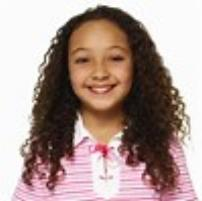
#> input picture data/images/10_1_4_20161223225900460.jpg, 202 x 201 px; its folder holds only this picture in this run
$ python main.py
#> lines starting #> are read from the running program, lines starting #| are printed output that depends on the picture
### src/data_loader.py
import os
import random
import cv2
import numpy as np
import pandas as pd

def load_utkface_dataset(image_dir="./data/images"):
#> called with image_dir = './data/images'
    images, labels = [], []

    # Limit loading for speed (e.g., 50 random files)
    all_files = os.listdir(image_dir)
    random.shuffle(all_files)
    max_images = 24108

    for file_name in all_files[:max_images]:
        name = os.path.splitext(file_name)[0].replace(".chip", "")
        parts = name.split("_")

        # Expecting 4 parts: [age, gender, race, date]
        if len(parts) != 4 or any(p == "" for p in parts):
            continue

        try:
            age, gender, race = int(parts[0]), int(parts[1]), int(parts[2])
            date = parts[3]
        except ValueError:
            continue

        # Validate values
        if not (0 <= age <= 116 and gender in (0, 1) and 0 <= race <= 4 and len(date) == 17):
            continue

        img_path = os.path.join(image_dir, file_name)
        img = cv2.imread(img_path)
#> img is the input picture: shape (201, 202, 3); mean B, G, R 146.1, 151.8, 172.7

        if img is None:
            print(f"[Warning] Failed to read: {file_name}")
            continue

        # Convert from BGR (OpenCV) → RGB (matplotlib expects this)
        img = cv2.cvtColor(img, cv2.COLOR_BGR2RGB)

        # Check image properties
        if img.ndim != 3 or img.shape[2] != 3:
            print(f"[Warning] Unexpected format for: {file_name}, shape={img.shape}")
            continue

        images.append(img)
        labels.append({
            "age": age,
            "gender": gender,
            "race": race,
            "datetime": date
        })

    print(f"Loaded {len(images)} valid images out of {len(all_files)} files.")
#| Loaded 1 valid images out of 1 files.

    # 1a. Dataset Summary Statistics
    df = pd.DataFrame(labels)

    print("\n=== Dataset Summary ===")
    print(f"Total images: {len(df)}")
    print(f"Age range: {df['age'].min()} - {df['age'].max()} (mean: {df['age'].mean():.1f})")
    print(f"Gender distribution:\n{df['gender'].value_counts()}")
    print(f"Race distribution:\n{df['race'].value_counts()}")
    print(f"Average image size (HxW): {np.mean([img.shape[:2] for img in images], axis=0).astype(int)}")
#| Average image size (HxW): [201 202]

    return images, labels, df

### src/visualize.py
import random
import matplotlib.pyplot as plt
import seaborn as sns
from matplotlib.container import BarContainer
import numpy as np
from collections import Counter

def plot_random_samples(images, labels, gender_map, race_map):
    # --- Random sample visualization ---
    plt.figure(figsize=(10, 6))
    for i, idx in enumerate(random.sample(range(len(images)), min(9, len(images)))):
        img = images[idx]
        label = labels[idx]
        plt.subplot(3, 3, i + 1)
        plt.imshow(img)
        plt.axis("off")
        gender_value = label.get("gender")
        race_value = label.get("race")
        plt.title(
            f'Age: {label["age"]}\n'
            f'Gender: {gender_map.get(gender_value, gender_value)} '
            f'Race: {race_map.get(race_value, race_value)}',
            fontsize=10,
            color="#4A4A4A"
        )
    plt.suptitle("Random Sample of UTKFace Images", fontsize=14, color="#333333", weight="bold")
    plt.tight_layout()
    plt.show()

def plot_distribution_charts(df):
    # Set theme and gentle palette
    sns.set_theme(style="whitegrid")
    rosa_palette = ["#F9C5D5", "#F7A1C4", "#F48FB1", "#F06292", "#EC407A"]

    # --- Age distribution histogram ---
    plt.figure(figsize=(8, 5))
    sns.histplot(df["age"], color="#F48FB1", kde=True)
    plt.title('Age Distribution', fontsize=14, color="#333333", weight="bold")
    plt.xlabel('Age', fontsize=12)
    plt.ylabel('Frequency', fontsize=12)
    plt.grid(True, linestyle='--', alpha=0.3)
    plt.show()

    # --- Gender balance ---
    plt.figure(figsize=(6, 5))
    ax = sns.countplot(data=df, x="gender", hue="gender",
                       palette=["#F9C5D5", "#F48FB1"], legend=False)
    for container in ax.containers:
        if isinstance(container, BarContainer):
            ax.bar_label(container, fmt='%d', label_type='edge', fontsize=10)
    plt.title("Gender Balance", fontsize=14, color="#333333", weight="bold")
    plt.xlabel("Gender", fontsize=12)
    plt.ylabel("Count", fontsize=12)
    plt.grid(True, linestyle='--', alpha=0.3)
    plt.show()

    # --- Race balance ---
    plt.figure(figsize=(7, 5))
    ax = sns.countplot(data=df, x="race", hue="race", palette=rosa_palette, legend=False)
    for container in ax.containers:
        if isinstance(container, BarContainer):
            ax.bar_label(container, fmt='%d', label_type='edge', fontsize=10)
    plt.title("Race Balance", fontsize=14, color="#333333", weight="bold")
    plt.xlabel("Race", fontsize=12)
    plt.ylabel("Count", fontsize=12)
    plt.grid(True, linestyle='--', alpha=0.3)
    plt.show()

    # --- Age distribution by gender ---
    plt.figure(figsize=(8, 5))
    sns.boxplot(data=df, x="gender", y="age", hue="gender",
                palette=["#F9C5D5", "#F48FB1"], legend=False, showfliers=True)
    plt.title("Age Distribution by Gender", fontsize=14, color="#333333", weight="bold")
    plt.xlabel("Gender", fontsize=12)
    plt.ylabel("Age", fontsize=12)
    plt.grid(True, linestyle='--', alpha=0.3)
    plt.show()

    # --- Age distribution by race ---
    plt.figure(figsize=(9, 5))
    sns.boxplot(data=df, x="race", y="age", hue="race",
                palette=rosa_palette, legend=False, showfliers=True)
    plt.title("Age Distribution by Race", fontsize=14, color="#333333", weight="bold")
    plt.xlabel("Race", fontsize=12)
    plt.ylabel("Age", fontsize=12)
    plt.grid(True, linestyle='--', alpha=0.3)
    plt.show()

# [200 lines left out: functions plot_age_bin_distribution, plot_avg_sample_weight_per_bin, plot_augmented_samples, plot_training_history, not called in this run]

### src/preprocess.py
"""
preprocess.py
--------------
Handles image preprocessing, stratified train/val/test splitting,
age normalization, and reproducibility setup for the UTKFace dataset.
"""

import os
import gc
import cv2
import numpy as np
import pickle
from collections import Counter
from sklearn.model_selection import train_test_split

def preprocess_images_to_memmap(images, labels, target_size=(160, 160), save_X_path=None, save_y_path=None):
    """
    Resize images and save to memmap files on disk.
    - images: list of numpy arrays (RGB uint8)
    - labels: list of dicts, each must contain 'age' key
    - save_X_path, save_y_path: exact paths for memmap files (required)
    """
    if save_X_path is None or save_y_path is None:
        raise ValueError("Must provide save_X_path and save_y_path")

    os.makedirs(os.path.dirname(save_X_path), exist_ok=True)

    n = len(images)
    w, h = target_size
    print(f"Writing memmap files ({w}x{h}) ... (n={n})")

    if os.path.exists(save_X_path) and os.path.exists(save_y_path):
        print(f"Memmap files already exist:\n  {save_X_path}\n  {save_y_path}")
        return save_X_path, save_y_path

    # Create writable memmaps
    X_mm = np.memmap(save_X_path, dtype=np.float16, mode="w+", shape=(n, h, w, 3))
    y_mm = np.memmap(save_y_path, dtype=np.float32, mode="w+", shape=(n,))

    for i, img in enumerate(images):
        if img is None:
            raise ValueError(f"Image at index {i} is None")
        resized = cv2.resize(img, target_size, interpolation=cv2.INTER_AREA)
        X_mm[i] = (resized.astype(np.float32) / 255.0).astype(np.float16)
        y_mm[i] = float(labels[i]["age"])
        if (i + 1) % 1000 == 0 or (i + 1) == n:
            print(f"  Processed {i + 1}/{n} images", end="\r")

    del X_mm, y_mm
    gc.collect()
    print(f"\nMemmap creation finished for {w}x{h}.")


def load_and_split_from_memmap(X_path, y_path, n_samples, target_size=(160,160), normalize_01=True, random_seed=42,
                               age_bins=None, save_split_info=True,
                               split_info_path="./dataset_split/dataset_split_info.pkl"):
    """
    Load memmap files and perform stratified train/val/test splits.
    Returns the dictionary of objects (same interface you used before),
    but X_train/X_val/X_test are memmap slices (views) — no full-copy in RAM.
    """
    # Cleanup
    for name in ["X", "X_tmp", "X_train", "X_val", "X_test", "dbg_X", "dbg_y", "dbg_w"]:
        if name in globals():
            del globals()[name]
    gc.collect()

    rng = np.random.default_rng(random_seed)
    NORMALIZE_01 = normalize_01
    AGE_BINS = age_bins or [0, 5, 12, 18, 30, 45, 60, 80, 200]

    # Map memmaps read-only (float16 normalized)
    X_all = np.memmap(X_path, dtype=np.float16, mode="r", shape=(n_samples, target_size[1], target_size[0], 3))
    y_all = np.memmap(y_path, dtype=np.float32, mode="r", shape=(n_samples,))

    # Extract ages as numpy array (this does not copy the whole memmap; small view)
    ages = np.array(y_all, dtype=np.float32) # ages fits in RAM (one scalar per image)

    # Stratified splits using age bins
    bins_idx = np.digitize(ages, AGE_BINS, right=False) - 1
    idx_all = np.arange(len(ages))

    idx_tmp, idx_test, ages_tmp, ages_test, bins_tmp, bins_test = train_test_split(
        idx_all, ages, bins_idx,
        test_size=0.15, random_state=random_seed, stratify=bins_idx
    )

    val_ratio_of_remaining = 0.15 / (1.0 - 0.15)
    idx_train, idx_val, ages_train, ages_val, bins_train, bins_val = train_test_split(
        idx_tmp, ages_tmp, bins_tmp,
        test_size=val_ratio_of_remaining, random_state=random_seed, stratify=bins_tmp
    )

    # IMPORTANT: slice the memmap (these are views, not full copies)
    X_train = X_all[idx_train]
    X_val   = X_all[idx_val]
    X_test  = X_all[idx_test]

    # numeric label arrays
    y_train = ages_train
    y_val   = ages_val
    y_test  = ages_test

    # Standardize ages (small arrays in RAM)
    age_mean = y_train.mean()
    age_std = y_train.std()

    y_train_std = (y_train - age_mean) / age_std
    y_val_std = (y_val - age_mean) / age_std
    y_test_std = (y_test - age_mean) / age_std

    print(f"Age mean: {age_mean:.2f}, std: {age_std:.2f}")

    # NOTE: X_train etc are still float16 normalized [0,1] if preprocessed that way.
    # If caller wants float32 normalized arrays, they should convert per-batch (not whole arrays).
    print("Train/Val/Test memmap slice shapes:", X_train.shape, X_val.shape, X_test.shape)
    print("Bin counts (train):", Counter(bins_train))
    print("Bin counts (val):  ", Counter(bins_val))
    print("Bin counts (test): ", Counter(bins_test))

    # Save split info
    if save_split_info:
        split_info = {
            "idx_train": idx_train,
            "idx_val": idx_val,
            "idx_test": idx_test,
            "age_mean": float(age_mean),
            "age_std": float(age_std),
            "y_all": ages,
            "AGE_BINS": AGE_BINS,
            "RANDOM_SEED": random_seed
        }
        os.makedirs(os.path.dirname(split_info_path), exist_ok=True)
        with open(split_info_path, "wb") as f:
            pickle.dump(split_info, f)
        print(f"Split info saved to: {split_info_path}")

    return {
        "rng": rng,
        "NORMALIZE_01": NORMALIZE_01,
        "AGE_BINS": AGE_BINS,
        "bins_train": bins_train,
        "bins_val": bins_val,
        "bins_test": bins_test,
        "X_train": X_train,
        "X_val": X_val,
        "X_test": X_test,
        "y_train": y_train,
        "y_val": y_val,
        "y_test": y_test,
        "age_mean": age_mean,
        "age_std": age_std,
        "y_train_std": y_train_std,
        "y_val_std": y_val_std,
        "y_test_std": y_test_std,
    }

### main.py
# This file contains the newest and best code. The file called "best_model.keras" is the
# best model for this main.py file.
import os

from src.data_loader import load_utkface_dataset
from src.visualize import (plot_random_samples, plot_distribution_charts, plot_age_bin_distribution,
                           plot_avg_sample_weight_per_bin, plot_augmented_samples, plot_training_history)
from src.preprocess import preprocess_images_to_memmap, load_and_split_from_memmap
from src.augment import set_augment_seed
from src.utils import make_sample_weights, train_batch_generator, val_batch_iterator, evaluate_model_on_test
from src.build_model import build_model
from src.train_model import train_model

#%% --- Step 1: Load data ---
images, labels, df = load_utkface_dataset("./data/images")
#> images = 1 item; labels = 1 item; df = table of 1 rows and 4 columns

#%% --- Step 2: Visualize ---
plot_random_samples(images, labels, gender_map={0:"Male",1:"Female"},
                    race_map={0:"White",1:"Black",2:"Asian",3:"Indian",4:"Other"})
#> the loop in plot_random_samples, `for i, idx in enumerate(random.sample(range(len(images)), min(9, len(i..` made 1 pass
#> (idx, gender_value, race_value) on pass 1: (0, 1, 4)
plot_distribution_charts(df)
#> in plot_distribution_charts, `plt.show()`:
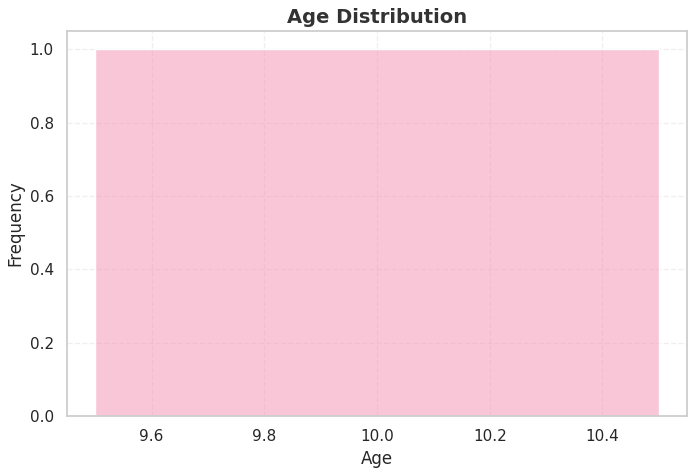
#> figure drawn by matplotlib, 1 panel
#> in plot_distribution_charts, `plt.show()`:
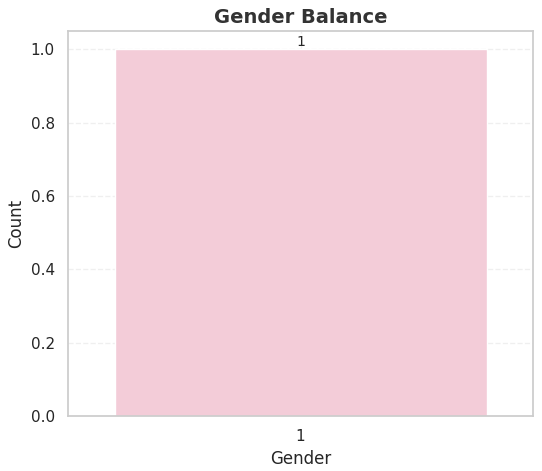
#> figure drawn by matplotlib, 1 panel
#> in plot_distribution_charts, `plt.show()`:
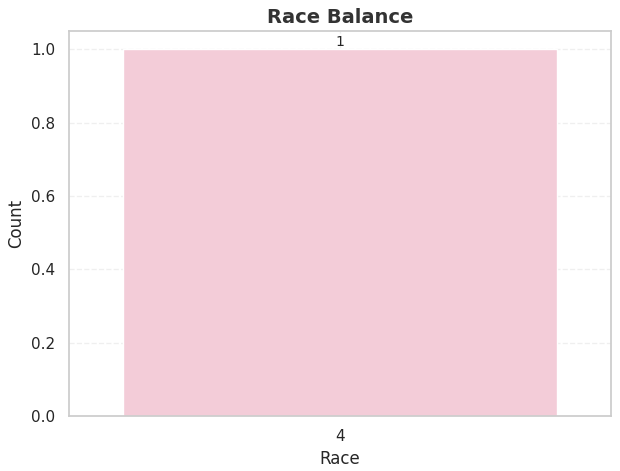
#> figure drawn by matplotlib, 1 panel
#> in plot_distribution_charts, `plt.show()`:
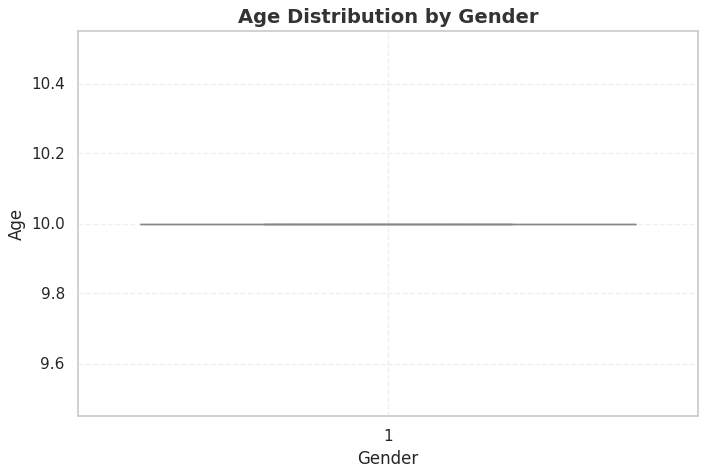
#> figure drawn by matplotlib, 1 panel
#> in plot_distribution_charts, `plt.show()`:
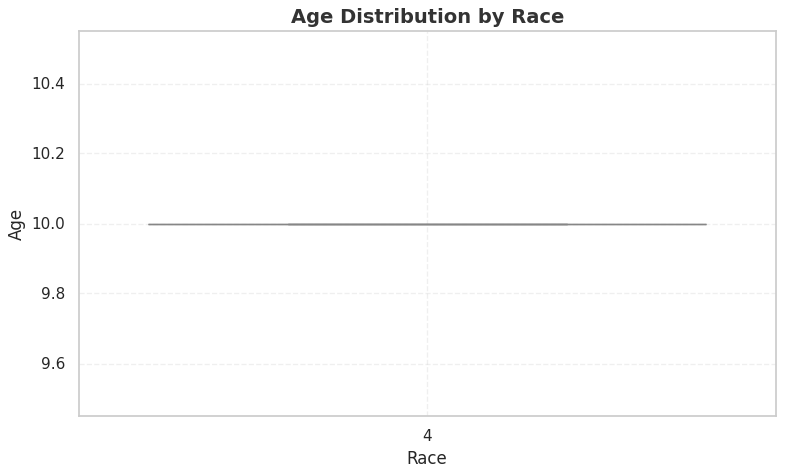
#> figure drawn by matplotlib, 1 panel

#%% --- 3. Data Preprocessing (disk-based via memmap) ---
target_size = (192, 192)  # or (160, 160) or (224, 224)
memmap_dir = "./data/memmap"
size_tag = f"{target_size[0]}x{target_size[1]}"
X_path = os.path.join(memmap_dir, f"X_resized_{size_tag}.dat")
y_path = os.path.join(memmap_dir, f"y_resized_{size_tag}.dat")

# Create memmap only if it doesn’t exist yet
if not (os.path.exists(X_path) and os.path.exists(y_path)):
    preprocess_images_to_memmap(images, labels, target_size=target_size, save_X_path=X_path, save_y_path=y_path)
#> in preprocess_images_to_memmap, `n = len(images)`: n = 1
#> (printed output is left out)
#> in preprocess_images_to_memmap, `y_mm = np.memmap(save_y_path, dtype=np.float32, mode="w+", shape=(n,))`: y_mm = [0]
#> the loop in preprocess_images_to_memmap, `for i, img in enumerate(images):` made 1 pass
#|   Processed 1/1 images
#> pass 1, in preprocess_images_to_memmap, `resized = cv2.resize(img, target_size, interpolation=cv2.INTER_AREA)`:
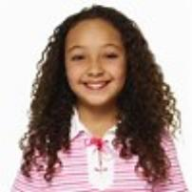
#> resized: shape (192, 192, 3); mean R, G, B 172.7, 151.8, 146.2
#> after the loop in preprocess_images_to_memmap, `for i, img in enumerate(images):`: y_mm = [10]
else:
    print("Memmap files already exist — skipping preprocessing.")

n_samples = len(images)
#> n_samples = 1

preproc = load_and_split_from_memmap(
    X_path=X_path,
    y_path=y_path,
    n_samples=n_samples,
    target_size=target_size,
    normalize_01=True
)
#> in load_and_split_from_memmap, `y_all = np.memmap(y_path, dtype=np.float32, mode="r", shape=(n_samples..`: y_all = [10]
#> in load_and_split_from_memmap, `bins_idx = np.digitize(ages, AGE_BINS, right=False) - 1`: bins_idx = [1]
#> in load_and_split_from_memmap, `idx_all = np.arange(len(ages))`: idx_all = [0]
#> (the run stopped early here; a loop or call above may not have finished)

$ run again, on data/images/16_1_0_20170109214138699.jpg
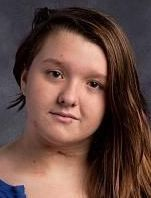
#> input picture data/images/16_1_0_20170109214138699.jpg, 151 x 198 px
#> in load_utkface_dataset, img is the input picture: shape (198, 151, 3); mean B, G, R 66.2, 72.8, 101.2
#| Loaded 1 valid images out of 1 files.
#| Average image size (HxW): [198 151]
#> images = 1 item; df = table of 1 rows and 4 columns
#> the loop in plot_random_samples, `for i, idx in enumerate(random.sample(range(len(images)), min(9, len(i..` made 1 pass
#> (idx, gender_value, race_value) on pass 1: (0, 1, 0)
#> in plot_distribution_charts, `plt.show()`:
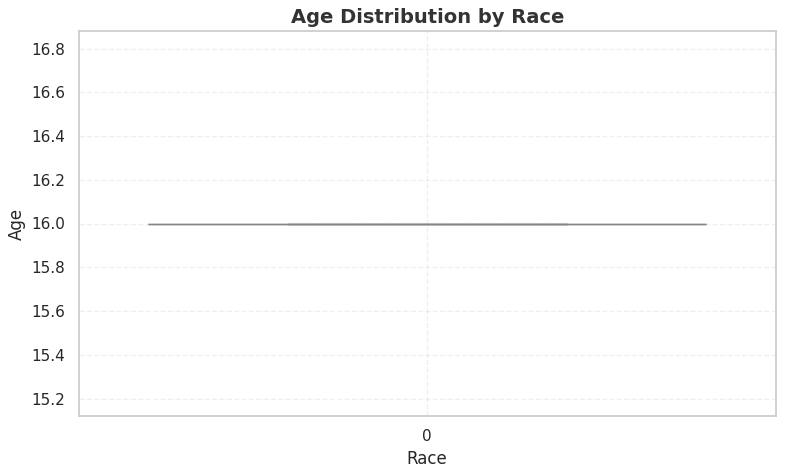
#> figure drawn by matplotlib, 1 panel
#> n = 1
#> (printed output is left out)
#> in preprocess_images_to_memmap, `y_mm = np.memmap(save_y_path, dtype=np.float32, mode="w+", shape=(n,))`: y_mm = [0]
#> the loop in preprocess_images_to_memmap, `for i, img in enumerate(images):` made 1 pass
#|   Processed 1/1 images
#> pass 1, in preprocess_images_to_memmap, `resized = cv2.resize(img, target_size, interpolation=cv2.INTER_AREA)`:
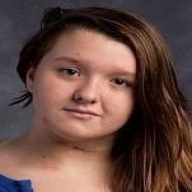
#> resized: shape (192, 192, 3); mean R, G, B 101.1, 72.7, 66.1
#> after the loop in preprocess_images_to_memmap, `for i, img in enumerate(images):`: y_mm = [16]
#> n_samples = 1
#> y_all = [16]
#> bins_idx = [2]
#> idx_all = [0]

$ run again, on data/images/16_1_3_20170104223040239.jpg
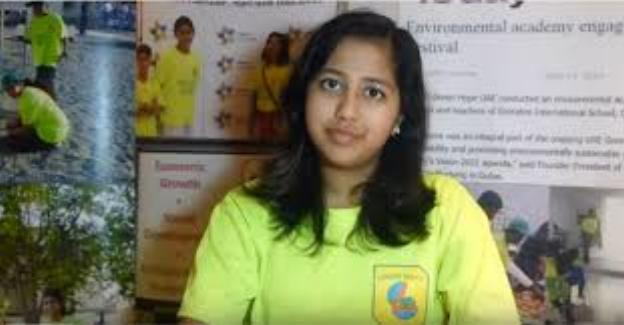
#> input picture data/images/16_1_3_20170104223040239.jpg, 624 x 325 px
#> in load_utkface_dataset, img is the input picture: shape (325, 624, 3); mean B, G, R 104.8, 131.7, 129.2
#| Loaded 1 valid images out of 1 files.
#| Average image size (HxW): [325 624]
#> images = 1 item; df = table of 1 rows and 4 columns
#> the loop in plot_random_samples, `for i, idx in enumerate(random.sample(range(len(images)), min(9, len(i..` made 1 pass
#> (idx, gender_value, race_value) on pass 1: (0, 1, 3)
#> in plot_distribution_charts, `plt.show()`:
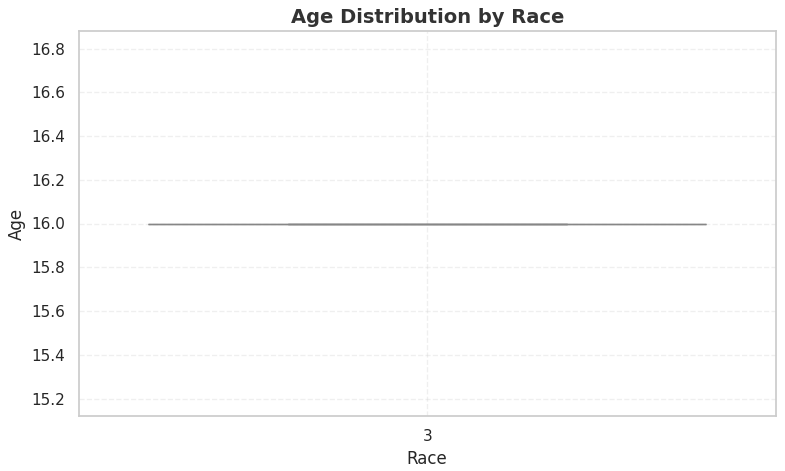
#> figure drawn by matplotlib, 1 panel
#> n = 1
#> (printed output is left out)
#> in preprocess_images_to_memmap, `y_mm = np.memmap(save_y_path, dtype=np.float32, mode="w+", shape=(n,))`: y_mm = [0]
#> the loop in preprocess_images_to_memmap, `for i, img in enumerate(images):` made 1 pass
#|   Processed 1/1 images
#> pass 1, in preprocess_images_to_memmap, `resized = cv2.resize(img, target_size, interpolation=cv2.INTER_AREA)`:
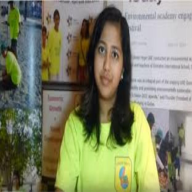
#> resized: shape (192, 192, 3); mean R, G, B 129.2, 131.7, 104.8
#> after the loop in preprocess_images_to_memmap, `for i, img in enumerate(images):`: y_mm = [16]
#> n_samples = 1
#> y_all = [16]
#> bins_idx = [2]
#> idx_all = [0]
